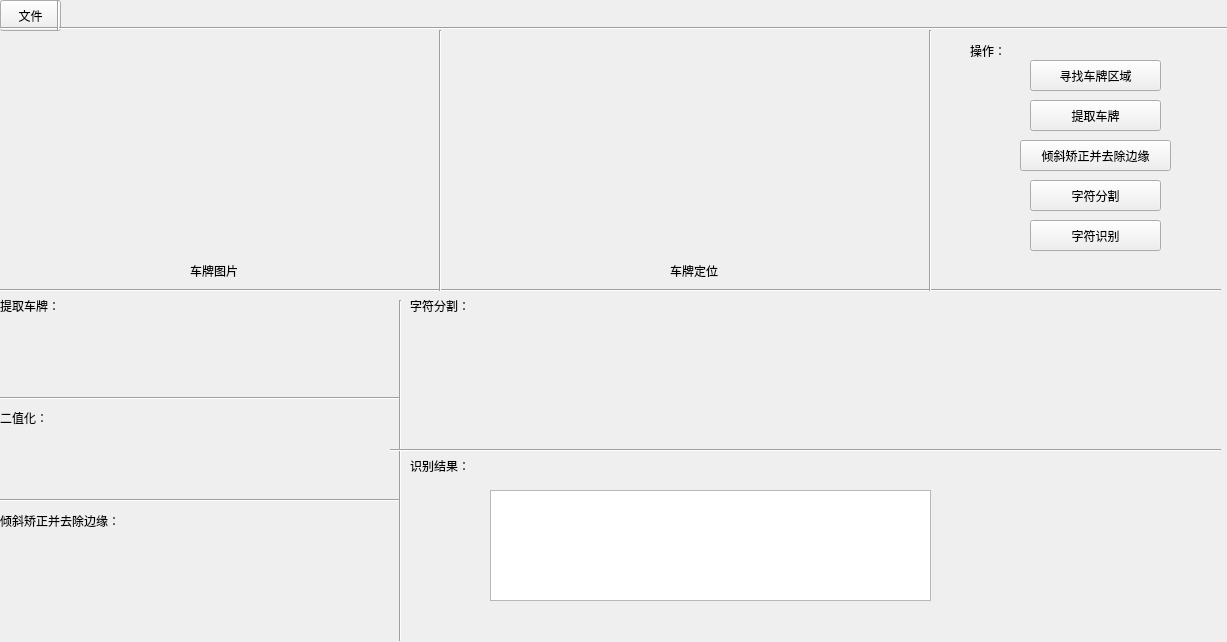
<?xml version="1.0" encoding="UTF-8"?>
<ui version="4.0">
 <class>Form</class>
 <widget class="QWidget" name="Form">
  <property name="geometry">
   <rect>
    <x>0</x>
    <y>0</y>
    <width>1227</width>
    <height>642</height>
   </rect>
  </property>
  <property name="windowTitle">
   <string>车牌号识别</string>
  </property>
  <widget class="QPushButton" name="pushButton">
   <property name="geometry">
    <rect>
     <x>0</x>
     <y>0</y>
     <width>61</width>
     <height>31</height>
    </rect>
   </property>
   <property name="text">
    <string>文件</string>
   </property>
  </widget>
  <widget class="QLabel" name="label">
   <property name="geometry">
    <rect>
     <x>30</x>
     <y>50</y>
     <width>381</width>
     <height>201</height>
    </rect>
   </property>
   <property name="text">
    <string/>
   </property>
  </widget>
  <widget class="QLabel" name="label_2">
   <property name="geometry">
    <rect>
     <x>0</x>
     <y>290</y>
     <width>71</width>
     <height>31</height>
    </rect>
   </property>
   <property name="text">
    <string>提取车牌：</string>
   </property>
  </widget>
  <widget class="QLabel" name="label_3">
   <property name="geometry">
    <rect>
     <x>60</x>
     <y>300</y>
     <width>311</width>
     <height>81</height>
    </rect>
   </property>
   <property name="text">
    <string/>
   </property>
  </widget>
  <widget class="QLabel" name="label_4">
   <property name="geometry">
    <rect>
     <x>0</x>
     <y>410</y>
     <width>61</width>
     <height>16</height>
    </rect>
   </property>
   <property name="text">
    <string>二值化：</string>
   </property>
  </widget>
  <widget class="QLabel" name="label_5">
   <property name="geometry">
    <rect>
     <x>60</x>
     <y>410</y>
     <width>321</width>
     <height>81</height>
    </rect>
   </property>
   <property name="text">
    <string/>
   </property>
  </widget>
  <widget class="Line" name="line">
   <property name="geometry">
    <rect>
     <x>0</x>
     <y>20</y>
     <width>1251</width>
     <height>16</height>
    </rect>
   </property>
   <property name="orientation">
    <enum>Qt::Horizontal</enum>
   </property>
  </widget>
  <widget class="Line" name="line_2">
   <property name="geometry">
    <rect>
     <x>50</x>
     <y>0</y>
     <width>16</width>
     <height>31</height>
    </rect>
   </property>
   <property name="orientation">
    <enum>Qt::Vertical</enum>
   </property>
  </widget>
  <widget class="Line" name="line_3">
   <property name="geometry">
    <rect>
     <x>0</x>
     <y>280</y>
     <width>1221</width>
     <height>20</height>
    </rect>
   </property>
   <property name="orientation">
    <enum>Qt::Horizontal</enum>
   </property>
  </widget>
  <widget class="Line" name="line_4">
   <property name="geometry">
    <rect>
     <x>0</x>
     <y>390</y>
     <width>401</width>
     <height>16</height>
    </rect>
   </property>
   <property name="orientation">
    <enum>Qt::Horizontal</enum>
   </property>
  </widget>
  <widget class="QLabel" name="label_6">
   <property name="geometry">
    <rect>
     <x>0</x>
     <y>500</y>
     <width>151</width>
     <height>41</height>
    </rect>
   </property>
   <property name="text">
    <string>倾斜矫正并去除边缘：</string>
   </property>
  </widget>
  <widget class="QLabel" name="label_7">
   <property name="geometry">
    <rect>
     <x>50</x>
     <y>540</y>
     <width>331</width>
     <height>81</height>
    </rect>
   </property>
   <property name="text">
    <string/>
   </property>
  </widget>
  <widget class="Line" name="line_5">
   <property name="geometry">
    <rect>
     <x>0</x>
     <y>490</y>
     <width>401</width>
     <height>20</height>
    </rect>
   </property>
   <property name="orientation">
    <enum>Qt::Horizontal</enum>
   </property>
  </widget>
  <widget class="Line" name="line_6">
   <property name="geometry">
    <rect>
     <x>390</x>
     <y>300</y>
     <width>20</width>
     <height>341</height>
    </rect>
   </property>
   <property name="orientation">
    <enum>Qt::Vertical</enum>
   </property>
  </widget>
  <widget class="QLabel" name="label_8">
   <property name="geometry">
    <rect>
     <x>410</x>
     <y>290</y>
     <width>81</width>
     <height>31</height>
    </rect>
   </property>
   <property name="text">
    <string>字符分割：</string>
   </property>
  </widget>
  <widget class="QLabel" name="label_10">
   <property name="geometry">
    <rect>
     <x>410</x>
     <y>450</y>
     <width>81</width>
     <height>31</height>
    </rect>
   </property>
   <property name="text">
    <string>识别结果：</string>
   </property>
  </widget>
  <widget class="Line" name="line_7">
   <property name="geometry">
    <rect>
     <x>390</x>
     <y>440</y>
     <width>831</width>
     <height>20</height>
    </rect>
   </property>
   <property name="orientation">
    <enum>Qt::Horizontal</enum>
   </property>
  </widget>
  <widget class="QLabel" name="label_12">
   <property name="geometry">
    <rect>
     <x>190</x>
     <y>260</y>
     <width>72</width>
     <height>21</height>
    </rect>
   </property>
   <property name="text">
    <string>车牌图片</string>
   </property>
  </widget>
  <widget class="QLabel" name="label_13">
   <property name="geometry">
    <rect>
     <x>550</x>
     <y>50</y>
     <width>301</width>
     <height>191</height>
    </rect>
   </property>
   <property name="text">
    <string/>
   </property>
  </widget>
  <widget class="QLabel" name="label_14">
   <property name="geometry">
    <rect>
     <x>670</x>
     <y>260</y>
     <width>72</width>
     <height>21</height>
    </rect>
   </property>
   <property name="text">
    <string>车牌定位</string>
   </property>
  </widget>
  <widget class="QLabel" name="label_15">
   <property name="geometry">
    <rect>
     <x>970</x>
     <y>40</y>
     <width>51</width>
     <height>21</height>
    </rect>
   </property>
   <property name="text">
    <string>操作：</string>
   </property>
  </widget>
  <widget class="QPushButton" name="pushButton_2">
   <property name="geometry">
    <rect>
     <x>1030</x>
     <y>60</y>
     <width>131</width>
     <height>31</height>
    </rect>
   </property>
   <property name="text">
    <string>寻找车牌区域</string>
   </property>
  </widget>
  <widget class="QPushButton" name="pushButton_3">
   <property name="geometry">
    <rect>
     <x>1030</x>
     <y>100</y>
     <width>131</width>
     <height>31</height>
    </rect>
   </property>
   <property name="text">
    <string>提取车牌</string>
   </property>
  </widget>
  <widget class="QPushButton" name="pushButton_4">
   <property name="geometry">
    <rect>
     <x>1020</x>
     <y>140</y>
     <width>151</width>
     <height>31</height>
    </rect>
   </property>
   <property name="text">
    <string>倾斜矫正并去除边缘</string>
   </property>
  </widget>
  <widget class="QPushButton" name="pushButton_5">
   <property name="geometry">
    <rect>
     <x>1030</x>
     <y>180</y>
     <width>131</width>
     <height>31</height>
    </rect>
   </property>
   <property name="text">
    <string>字符分割</string>
   </property>
  </widget>
  <widget class="QPushButton" name="pushButton_6">
   <property name="geometry">
    <rect>
     <x>1030</x>
     <y>220</y>
     <width>131</width>
     <height>31</height>
    </rect>
   </property>
   <property name="text">
    <string>字符识别</string>
   </property>
  </widget>
  <widget class="Line" name="line_8">
   <property name="geometry">
    <rect>
     <x>430</x>
     <y>30</y>
     <width>20</width>
     <height>261</height>
    </rect>
   </property>
   <property name="orientation">
    <enum>Qt::Vertical</enum>
   </property>
  </widget>
  <widget class="Line" name="line_9">
   <property name="geometry">
    <rect>
     <x>920</x>
     <y>30</y>
     <width>20</width>
     <height>261</height>
    </rect>
   </property>
   <property name="orientation">
    <enum>Qt::Vertical</enum>
   </property>
  </widget>
  <widget class="QLabel" name="label_16">
   <property name="geometry">
    <rect>
     <x>430</x>
     <y>350</y>
     <width>51</width>
     <height>61</height>
    </rect>
   </property>
   <property name="text">
    <string/>
   </property>
  </widget>
  <widget class="QLabel" name="label_17">
   <property name="geometry">
    <rect>
     <x>520</x>
     <y>350</y>
     <width>51</width>
     <height>61</height>
    </rect>
   </property>
   <property name="text">
    <string/>
   </property>
  </widget>
  <widget class="QLabel" name="label_18">
   <property name="geometry">
    <rect>
     <x>610</x>
     <y>350</y>
     <width>51</width>
     <height>61</height>
    </rect>
   </property>
   <property name="text">
    <string/>
   </property>
  </widget>
  <widget class="QLabel" name="label_19">
   <property name="geometry">
    <rect>
     <x>710</x>
     <y>350</y>
     <width>51</width>
     <height>61</height>
    </rect>
   </property>
   <property name="text">
    <string/>
   </property>
  </widget>
  <widget class="QLabel" name="label_20">
   <property name="geometry">
    <rect>
     <x>810</x>
     <y>350</y>
     <width>51</width>
     <height>61</height>
    </rect>
   </property>
   <property name="text">
    <string/>
   </property>
  </widget>
  <widget class="QLabel" name="label_21">
   <property name="geometry">
    <rect>
     <x>910</x>
     <y>350</y>
     <width>51</width>
     <height>61</height>
    </rect>
   </property>
   <property name="text">
    <string/>
   </property>
  </widget>
  <widget class="QLabel" name="label_22">
   <property name="geometry">
    <rect>
     <x>1010</x>
     <y>350</y>
     <width>51</width>
     <height>61</height>
    </rect>
   </property>
   <property name="text">
    <string/>
   </property>
  </widget>
  <widget class="QTextEdit" name="textEdit">
   <property name="geometry">
    <rect>
     <x>490</x>
     <y>490</y>
     <width>441</width>
     <height>111</height>
    </rect>
   </property>
  </widget>
 </widget>
 <resources/>
 <connections/>
</ui>
